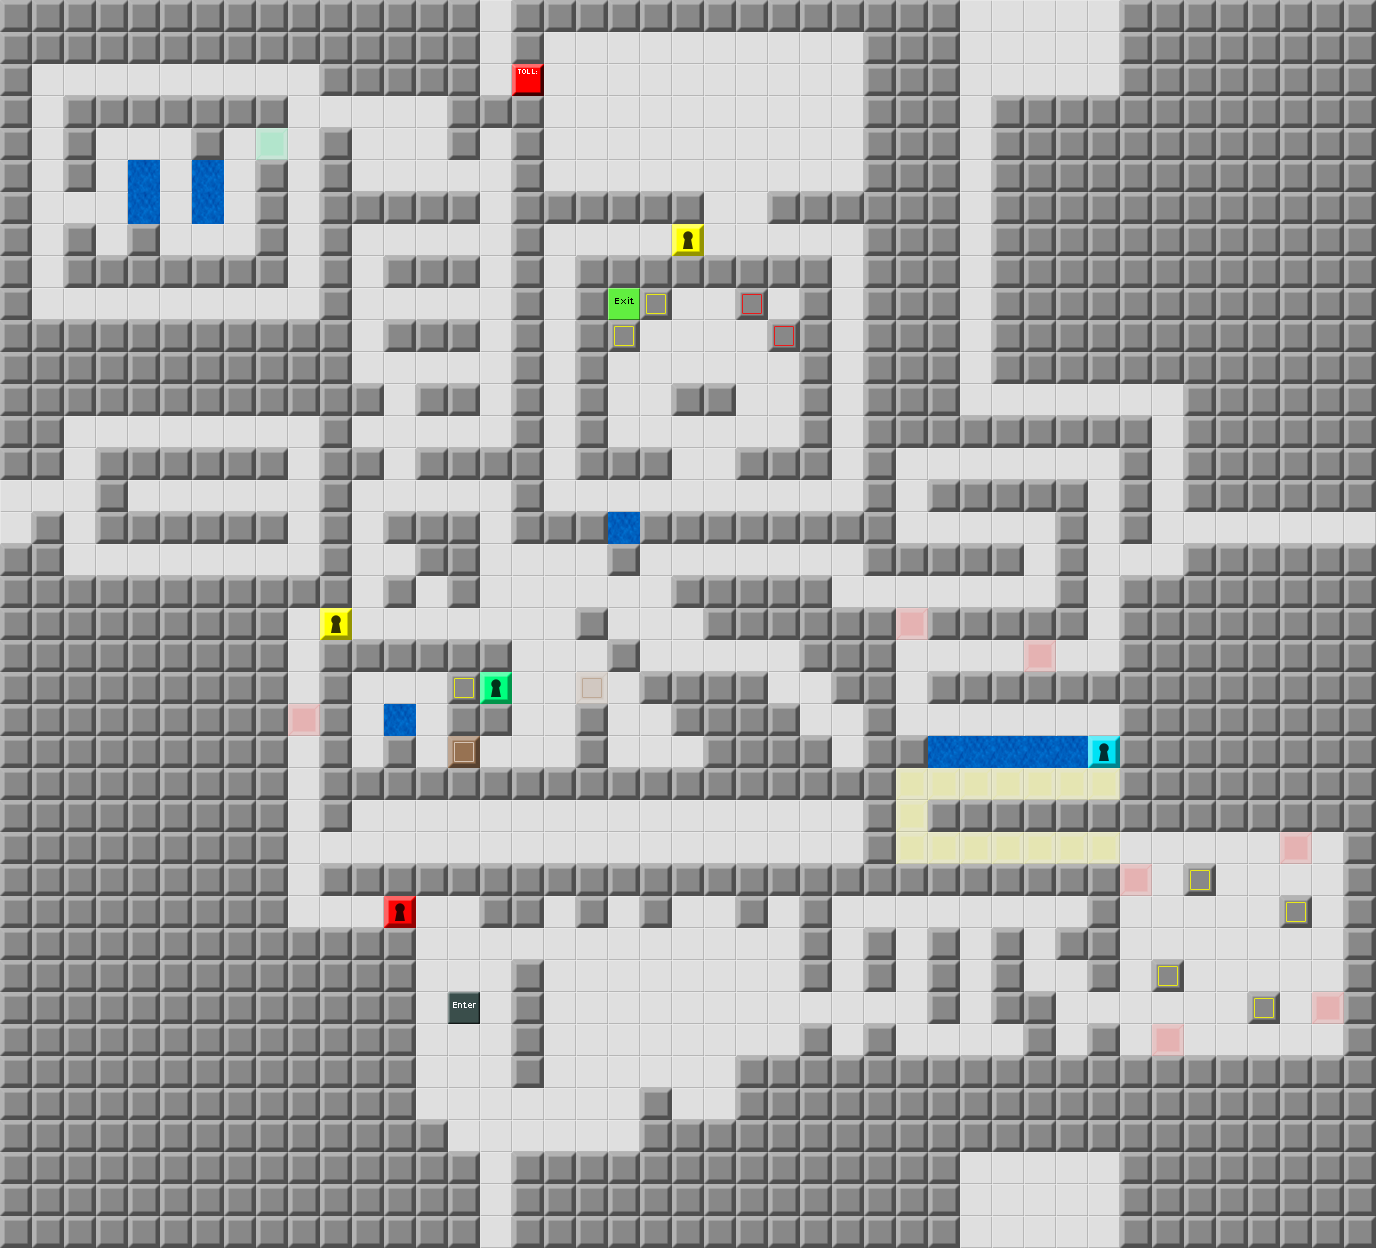

This is a level from a 2D game, rendered from its Tiled map with the project's own tilesets. A one-line summary and the map file follow, with tile-layer data summarised:
An orthogonal 43x39 tile map with 32x32 px tiles, 1 tile layer (Map) and 59 objects.

<map version="1.0" orientation="orthogonal" width="43" height="39" tilewidth="32" tileheight="32">
 <tileset firstgid="1" source="devgraphics.tsx" />
 <layer name="Map" width="43" height="39">
  <data>[1677 cells, 1677 non-empty, 17 distinct tile ids]</data>
 </layer>
 <objectgroup name="Enemies" width="43" height="39">
  <object gid="7" x="704" y="1120" />
  <object gid="9" x="544" y="928" />
  <object gid="27" x="416" y="768" />
  <object gid="27" x="608" y="384" />
  <object gid="25" x="288" y="96" />
  <object gid="25" x="1248" y="928" />
  <object gid="25" x="1248" y="992">
   <properties>
    <property name="direction" value="left" />
   </properties>
  </object>
  <object gid="25" x="1184" y="992">
   <properties>
    <property name="direction" value="up" />
   </properties>
  </object>
  <object gid="25" x="1184" y="928">
   <properties>
    <property name="direction" value="right" />
   </properties>
  </object>
  <object gid="25" x="1216" y="928">
   <properties>
    <property name="direction" value="right" />
   </properties>
  </object>
  <object gid="25" x="1248" y="960" />
  <object gid="25" x="1216" y="992">
   <properties>
    <property name="direction" value="left" />
   </properties>
  </object>
  <object gid="25" x="1184" y="960">
   <properties>
    <property name="direction" value="up" />
   </properties>
  </object>
  <object gid="25" x="480" y="512" />
  <object gid="25" x="1088" y="1184" />
  <object gid="25" x="1088" y="1216" />
  <object gid="25" x="1088" y="1248" />
  <object gid="7" x="64" y="448" />
  <object gid="7" x="64" y="480" />
  <object gid="7" x="64" y="512" />
  <object gid="7" x="352" y="832" />
 </objectgroup>
 <objectgroup name="Items" width="43" height="39">
  <object gid="12" x="992" y="544" />
  <object gid="4" x="768" y="320" />
  <object gid="16" x="704" y="256" />
  <object gid="28" x="544" y="256" />
  <object gid="22" x="832" y="832" />
  <object gid="16" x="1056" y="672" />
  <object gid="12" x="832" y="576" />
  <object gid="12" x="640" y="576" />
  <object gid="12" x="832" y="768" />
  <object gid="12" x="512" y="736" />
  <object gid="28" x="480" y="768" />
  <object gid="12" x="352" y="768" />
  <object gid="4" x="352" y="736" />
  <object gid="12" x="1024" y="992" />
  <object gid="12" x="224" y="192" />
  <object gid="52" x="608" y="768" />
  <object gid="40" x="288" y="160" />
  <object gid="34" x="1216" y="960" />
  <object gid="28" x="1216" y="896" />
  <object gid="16" x="1152" y="1024" />
  <object gid="28" x="1120" y="992" />
  <object gid="46" x="224" y="160" />
  <object gid="12" x="288" y="800" />
  <object gid="16" x="896" y="672" />
  <object gid="16" x="288" y="768" />
  <object gid="12" x="128" y="512" />
  <object gid="12" x="1024" y="1248" />
  <object gid="8" x="480" y="1088">
   <properties>
    <property name="Text" value="This is another donut, isn't it?\nFor the record, I'm blaming this phenomenon on you." />
   </properties>
  </object>
  <object gid="8" x="640" y="128">
   <properties>
    <property name="Text" value="I'm not being a jerk. I truly think you're the cause. I have evidence." />
   </properties>
  </object>
 </objectgroup>
 <objectgroup name="Tools" width="43" height="39">
  <object gid="15" x="768" y="160" />
  <object gid="15" x="384" y="480" />
  <object gid="15" x="480" y="416" />
  <object gid="15" x="352" y="352" />
  <object gid="15" x="480" y="288" />
  <object gid="15" x="800" y="1024" />
  <object gid="15" x="864" y="928" />
  <object gid="15" x="928" y="1056" />
  <object gid="15" x="992" y="928" />
 </objectgroup>
 <objectgroup name="Parameters" width="43" height="39">
  <properties>
   <property name="time" value="900" />
   <property name="wrapAround" value="true" />
  </properties>
 </objectgroup>
</map>
